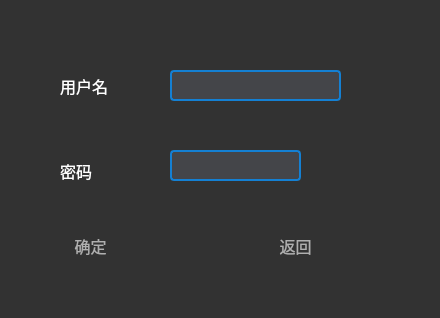
<?xml version="1.0" encoding="UTF-8"?>
<ui version="4.0">
 <class>createUserTable</class>
 <widget class="QWidget" name="createUserTable">
  <property name="geometry">
   <rect>
    <x>0</x>
    <y>0</y>
    <width>440</width>
    <height>318</height>
   </rect>
  </property>
  <property name="windowTitle">
   <string>Form</string>
  </property>
  <property name="styleSheet">
   <string notr="true">background: rgb(50, 50, 50);</string>
  </property>
  <widget class="QPushButton" name="pushButton">
   <property name="geometry">
    <rect>
     <x>40</x>
     <y>220</y>
     <width>101</width>
     <height>51</height>
    </rect>
   </property>
   <property name="font">
    <font>
     <family>幼圆</family>
     <pointsize>12</pointsize>
    </font>
   </property>
   <property name="styleSheet">
    <string notr="true">border: none;
        color: rgb(175, 175, 175);
        background: transparent;
        padding: 10px;
        qproperty-icon: url(:/Black/nscc);
        qproperty-iconSize: 32px 32px;
        qproperty-toolButtonStyle: ToolButtonTextUnderIcon;
</string>
   </property>
   <property name="text">
    <string>确定</string>
   </property>
  </widget>
  <widget class="QPushButton" name="pushButton_2">
   <property name="geometry">
    <rect>
     <x>240</x>
     <y>220</y>
     <width>111</width>
     <height>51</height>
    </rect>
   </property>
   <property name="font">
    <font>
     <family>幼圆</family>
     <pointsize>12</pointsize>
    </font>
   </property>
   <property name="styleSheet">
    <string notr="true">border: none;
        color: rgb(175, 175, 175);
        background: transparent;
        padding: 10px;
        qproperty-icon: url(:/Black/nscc);
        qproperty-iconSize: 32px 32px;
        qproperty-toolButtonStyle: ToolButtonTextUnderIcon;
</string>
   </property>
   <property name="text">
    <string>返回</string>
   </property>
  </widget>
  <widget class="QLabel" name="label">
   <property name="geometry">
    <rect>
     <x>60</x>
     <y>70</y>
     <width>141</width>
     <height>31</height>
    </rect>
   </property>
   <property name="font">
    <font>
     <family>幼圆</family>
     <pointsize>12</pointsize>
    </font>
   </property>
   <property name="styleSheet">
    <string notr="true">color: rgb(255, 255, 255);</string>
   </property>
   <property name="text">
    <string>用户名</string>
   </property>
  </widget>
  <widget class="QLabel" name="label_2">
   <property name="geometry">
    <rect>
     <x>60</x>
     <y>150</y>
     <width>71</width>
     <height>41</height>
    </rect>
   </property>
   <property name="font">
    <font>
     <family>幼圆</family>
     <pointsize>12</pointsize>
    </font>
   </property>
   <property name="styleSheet">
    <string notr="true">color: rgb(255, 255, 255);</string>
   </property>
   <property name="text">
    <string>密码</string>
   </property>
  </widget>
  <widget class="QLineEdit" name="userName">
   <property name="geometry">
    <rect>
     <x>170</x>
     <y>70</y>
     <width>171</width>
     <height>31</height>
    </rect>
   </property>
   <property name="styleSheet">
    <string notr="true">background: rgb(68, 69, 73);
border-radius:4px;
border:2px solid rgb(20, 128, 211);
color: white;
</string>
   </property>
  </widget>
  <widget class="QLineEdit" name="pwd">
   <property name="geometry">
    <rect>
     <x>170</x>
     <y>150</y>
     <width>131</width>
     <height>31</height>
    </rect>
   </property>
   <property name="styleSheet">
    <string notr="true">background: rgb(68, 69, 73);
border-radius:4px;
border:2px solid rgb(20, 128, 211);
color: white;
</string>
   </property>
  </widget>
 </widget>
 <resources/>
 <connections/>
</ui>
